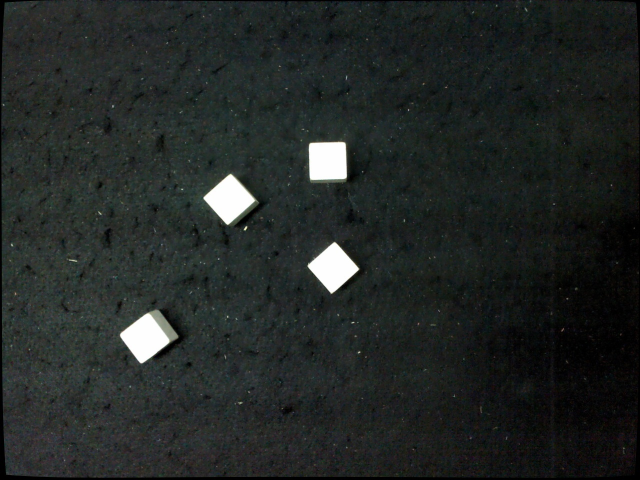
#> input picture RoboticsCourse/src/send_script/images/cv_image1.jpg, 1280 x 960 px, given in place of the camera (shown at 1/2 size)
$ python LaserDetect_backUp_V1.py
#> lines starting #> are read from the running program, lines starting #| are printed output that depends on the picture; after the words box and inside, x2 and y2 are one past the last pixel; in counts of white or black regions, pixels touching at a corner belong together
# Backup
# for camera
import cv2
print(cv2.__version__)
import numpy as np
import time


IsDebug = False


#【創建函式】
def empty(v):
      pass
# [22 lines left out: function setColor, not called in this run]
def filterColor(img, imgHSV, h_min, h_max, s_min, s_max, v_min, v_max):
    #【4.過濾顏色】
    lower = np.array([h_min, s_min, v_min])
    upper = np.array([h_max, s_max, v_max])

    #找到留下之區(imgMask是一個遮罩)
    imgMask = cv2.inRange(imgHSV,lower,upper) #過濾顏色 1st:要過濾的圖片名稱/2nd: 最小值/3rd: 最大值 (2nd,3rd皆用array表示)
    #過濾顏色: 黑: 被過濾掉的顏色，白: 留下來沒被過濾掉顏色的地方區域(留下之區,白)

    #把留下之區套回原圖裁減保留，得到過濾顏色的效果
    imgColorFilt = cv2.bitwise_and(img, img, mask=imgMask)
    #取img和img的交集(1 1 true...)，再套上遮罩，這個遮罩的區域就是imgMask
    return imgColorFilt

# [49 lines left out: function DeterArea, not called in this run]
def DeterLaserArea(img, areaThreshold, x1_bound, y1_bound, x2_bound, y2_bound):

    #【另外複製一張圖片.copy】
    imgContour = img.copy()   #複製img這張圖放到imgContour中
    img = cv2.cvtColor(img, cv2.COLOR_BGR2GRAY) #先弄成灰色比較好找邊

    #【找輪廓(即找出很多輪廓點)】
    #<先找邊緣>
    imgCanny = cv2.Canny(img, 150, 200)  #先找邊緣canny
    #<再找輪廓>:輪廓點儲存在contours變數
    #回傳輪廓點陣列/階層       #找輪廓                  偵測外輪廓        近似方法:no(即保留所有輪廓點)
    contours, hierarchy = cv2.findContours(imgCanny, cv2.RETR_EXTERNAL, cv2.CHAIN_APPROX_NONE) #3rd:近似方法(壓縮水平or垂直輪廓點)

    sumArea=0
    maxArea=0

    M=None
    area=0
    sumArea=0
    maxArea=0
    LaserCenter=[0,0]
    #【找到輪廓(外框)後的應用】印出來/得各輪廓所包面積/邊長/多邊形近似輪廓(回傳近似後多邊形的頂點)
    for cnt in contours: #(用for迴圈跑出所有輪廓點)***(此變數cnt將會一一索引跑過contour這個陣列的點)
        #print(cnt) #>>印出contour內的輪廓點(是文字方式去印)
        #<各種印用>
        cv2.drawContours(imgContour, cnt, -1, (255, 0, 0), 4) #1st:輪廓要畫在的圖imgContour上/2nd:要畫的點/3rd:要畫第幾個輪廓(因為可能會有很多輪廓)(1:都畫)/4th:顏色/5th:粗度(4像素)
        area = cv2.contourArea(cnt)  #取得輪廓(cnt)的面積
        sumArea += area

        if(area > maxArea and area <40) : #夠小才有可能是雷射筆
            maxArea=area
            M = cv2.moments(cnt)
            if M and M["m00"] != 0:  # Ensure M exists and is valid
                cx = int(M["m10"] / M["m00"])
                cy = int(M["m01"] / M["m00"])
                if(x1_bound<cx and cx<x2_bound and y1_bound<cy and cy<y2_bound):
                    LaserCenter[0] = int(M["m10"] / M["m00"])
                    LaserCenter[1] = int(M["m01"] / M["m00"])


            # [12 lines of commented-out code are left out]
    cv2.putText(imgCanny, f"sumArea: {int(sumArea)}", (int(imgCanny.shape[1]/2), int(imgCanny.shape[0]/2)), cv2.FONT_HERSHEY_SIMPLEX,  0.5, (255, 255, 255), 2) # 在輪廓的中心位置添加文字，顯示該輪廓的面積
    cv2.putText(imgContour, f"sumArea: {int(sumArea)}", (int(imgCanny.shape[1]/2), int(imgCanny.shape[0]/2)), cv2.FONT_HERSHEY_SIMPLEX,  0.5, (255, 255, 255), 2) # 在輪廓的中心位置添加文字，顯示該輪廓的面積

    if maxArea>areaThreshold: #用area去過濾噪點雜訊(面積>500才去做下面"判斷形狀"這件事)

        return LaserCenter, imgContour, imgCanny #表示看到紅色大面積了
    else:
        return LaserCenter, imgContour, imgCanny

def DeterBlueBoundingArea(img, areaThreshold):

    #【另外複製一張圖片.copy】
    imgContour = img.copy()   #複製img這張圖放到imgContour中
    img = cv2.cvtColor(img, cv2.COLOR_BGR2GRAY) #先弄成灰色比較好找邊

    #【找輪廓(即找出很多輪廓點)】
    #<先找邊緣>
    imgCanny = cv2.Canny(img, 150, 200)  #先找邊緣canny
    #<再找輪廓>:輪廓點儲存在contours變數
    #回傳輪廓點陣列/階層       #找輪廓                  偵測外輪廓        近似方法:no(即保留所有輪廓點)
    contours, hierarchy = cv2.findContours(imgCanny, cv2.RETR_EXTERNAL, cv2.CHAIN_APPROX_NONE) #3rd:近似方法(壓縮水平or垂直輪廓點)

    sumArea=0
    maxArea=0

    M=None
    area=0
    sumArea=0
    maxArea=0
    LaserCenter=[0,0]
    filtered_contours = []  # To store contours within the area range

    #【找到輪廓(外框)後的應用】印出來/得各輪廓所包面積/邊長/多邊形近似輪廓(回傳近似後多邊形的頂點)
    for cnt in contours: #(用for迴圈跑出所有輪廓點)***(此變數cnt將會一一索引跑過contour這個陣列的點)
        #print(cnt) #>>印出contour內的輪廓點(是文字方式去印)
        #<各種印用>
        cv2.drawContours(imgContour, cnt, -1, (255, 0, 0), 4) #1st:輪廓要畫在的圖imgContour上/2nd:要畫的點/3rd:要畫第幾個輪廓(因為可能會有很多輪廓)(1:都畫)/4th:顏色/5th:粗度(4像素)
        area = cv2.contourArea(cnt)  #取得輪廓(cnt)的面積
        sumArea += area
        if(IsDebug):
            cv2.imshow("imgContourBlue", imgContour)
        cv2.waitKey(1)

        if(area >areaThreshold) : #夠小才有可能是雷射筆
            # maxArea=area
            M = cv2.moments(cnt)
            filtered_contours.append(cnt)

    if filtered_contours:
        all_points = np.vstack(filtered_contours)
        # Get minimum bounding box for filtered contours
        x, y, w, h = cv2.boundingRect(all_points)  # Axis-aligned bounding box
        # Draw bounding boxes on the image
        cv2.rectangle(imgContour, (x, y), (x + w, y + h), (0, 255, 0), 2)  # Draw axis-aligned box
        # peri = cv2.arcLength(cnt, True) #取得每個輪廓(cnt)的邊長，1st: 要畫的輪廓點，2nd: 輪廓是開放(False)or閉合(True)
        # vertices = cv2.approxPolyDP(cnt, peri * 0.02, True) #用多邊形去近似輪廓(會回傳多邊形的頂點"vertices")，1st:要近似的輪廓/2nd:近似值(up->多邊形的邊越多)/3rd:輪廓是否閉合
        # corners = len(vertices) #頂點座標陣列vertices的陣列長度即為"頂點數量"
        return  x, y, x + w, y + h #左上點右下點
    else:
        return  0, 0, img.shape[1], img.shape[0]
    # if M and M["m00"] != 0:  # Ensure M exists and is valid
    #         LaserCenter[0] = int(M["m10"] / M["m00"])
    #         LaserCenter[1] = int(M["m01"] / M["m00"])
    #         # print(f"Centroid: ({cX}, {cY})")
    # # else:
    #     # cX, cY = 0, 0
    # cv2.putText(imgCanny, f"sumArea: {int(sumArea)}", (int(imgCanny.shape[1]/2), int(imgCanny.shape[0]/2)), cv2.FONT_HERSHEY_SIMPLEX,  0.5, (255, 255, 255), 2) # 在輪廓的中心位置添加文字，顯示該輪廓的面積
    # cv2.putText(imgContour, f"sumArea: {int(sumArea)}", (int(imgCanny.shape[1]/2), int(imgCanny.shape[0]/2)), cv2.FONT_HERSHEY_SIMPLEX,  0.5, (255, 255, 255), 2) # 在輪廓的中心位置添加文字，顯示該輪廓的面積

    # if maxArea>areaThreshold: #用area去過濾噪點雜訊(面積>500才去做下面"判斷形狀"這件事)

    #     return LaserCenter, imgContour, imgCanny #表示看到紅色大面積了
    # else:
    #     return LaserCenter, imgContour, imgCanny


#============================ the public function ===================================
def getLaserCoordinate(img2):
    BlueRangeSelectorFlag = True #True
    #[Parameters]
    #The already refined parameters will be setted here, if want to justify a new one, run main
    h_min, h_max, s_min, s_max, v_min, v_max = 63, 99, 35, 124, 159, 255   # for filter 只留下綠色雷射筆色
    h_min_b, h_max_b, s_min_b, s_max_b, v_min_b, v_max_b = 27, 163, 69, 255, 0, 255   # 89, 140, 90, 255, 0, 255) #89, 140, 99, 255, 50, 255   #60, 168, 0, 255, 0, 210)###########################################################################


    # img2 = cv2.resize(img2, (0, 0), fx=0.5, fy=0.5)
    img2HSV = cv2.cvtColor(img2,cv2.COLOR_BGR2HSV)
    img2_filter = filterColor(img2, img2HSV, h_min, h_max, s_min, s_max, v_min, v_max)
    result_image = img2.copy()
    if(IsDebug):
        cv2.imshow('LaserFilterImg', img2_filter)


    if BlueRangeSelectorFlag==True:
        print("ok1")
        # Filter Blue Color To get the Blue Bounding Box
        img2_filter_blue = filterColor(img2, img2HSV, h_min_b, h_max_b, s_min_b, s_max_b, v_min_b, v_max_b)
        x1_bound, y1_bound, x2_bound, y2_bound = DeterBlueBoundingArea(img2_filter_blue, 10)
        result_image = cv2.rectangle(result_image, (x1_bound, y1_bound), (x2_bound, y2_bound), (0, 255, 0), 2)
        if(IsDebug):
            bound_image = cv2.rectangle(img2, (x1_bound, y1_bound), (x2_bound, y2_bound), (0, 255, 0), 2)  # Draw axis-aligned box
            bound_image2 = cv2.rectangle(img2_filter_blue, (x1_bound, y1_bound), (x2_bound, y2_bound), (0, 255, 0), 2)  # Draw axis-aligned box


            cv2.imshow('Blue bound_image ', bound_image)
            cv2.imshow('Blue bound_image2 ', bound_image2)
    else:
        print("ok2")
        x1_bound = 0
        y1_bound = 0
        x2_bound = img2_filter.shape[1]
        y2_bound = img2_filter.shape[0]

    # DetectRed, img2Contour, img2Canny = DeterArea(img2_filter, 2000) #areaThreshold

    LaserCenter, img2Contour, img2Canny = DeterLaserArea(img2_filter, 0, x1_bound, y1_bound, x2_bound, y2_bound) #2000#areaThreshold不太好
    # LaserCenter, img2Contour, img2Canny = DeterLaserArea(img2_filter, 0, 0, 0, img2_filter.shape[1], img2_filter.shape[0])
    # Draw the center point
    if(IsDebug):
        cv2.imshow('img2Contour', img2Contour)
        cv2.imshow('img2Canny', img2Canny)

    result_image = cv2.circle(result_image, LaserCenter, 5, (0, 255, 255), -1)  # Yellow dot at the center
    result_image = cv2.putText(result_image, f"({LaserCenter[0]}, {LaserCenter[1]})", (LaserCenter[0]-50, LaserCenter[1]), cv2.FONT_HERSHEY_SIMPLEX, 0.3, (0,255,255), 1, cv2.LINE_AA)

    # cv2.putText(imgContour, f"{int(maxArea)}", (cX, cY), cv2.FONT_HERSHEY_SIMPLEX,  0.5, (255, 255, 255), 2) # 在輪廓的中心位置添加文字，顯示該輪廓的面積

    # cv2.imshow('OriginalImg', result_image)
    return LaserCenter, result_image


#==================== using the   function above (main example) ====================
if __name__ == '__main__':
    print("Laser Detect Starts")
    #======================= setup camera ======================
    cap=cv2.VideoCapture(1) #1
    try:
        while True:
            # ================= Camera ===============================
            ret2, img = cap.read()
#> img is the input picture: shape (960, 1280, 3); mean B, G, R 37.8, 39.6, 34.8
            img2 = img.copy()
            img2 = cv2.resize(img2, (0, 0), fx=0.5, fy=0.5)
            if not ret2:
                print("Error: Could not read frame from camera")
                break  # Exit the loop if camera is not functioning correctly

            LaserCenter, result_image = getLaserCoordinate(img2) #2000#areaThreshold不太好
#> in filterColor, `imgMask = cv2.inRange(imgHSV,lower,upper)`:
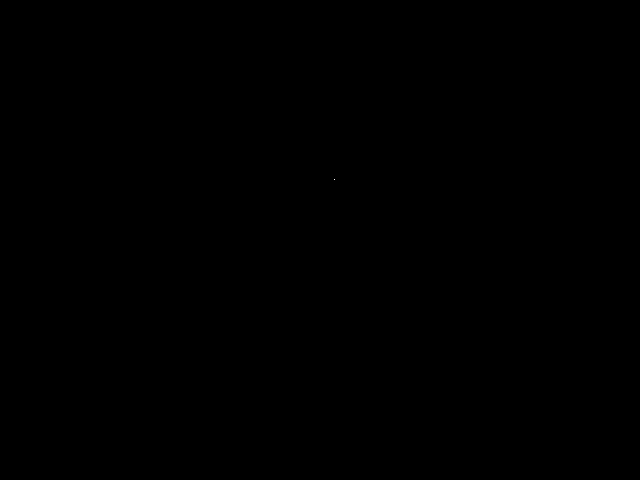
#> imgMask: shape (480, 640); 0% white in thin lines or dots, all inside (x1, y1, x2, y2) = (334, 179, 335, 180)
#> call 2 of filterColor, with h_min = 27, h_max = 163, s_min = 69, s_max = 255, v_min = 0, v_max = 255
#> in filterColor (call 2), `imgMask = cv2.inRange(imgHSV,lower,upper)`:
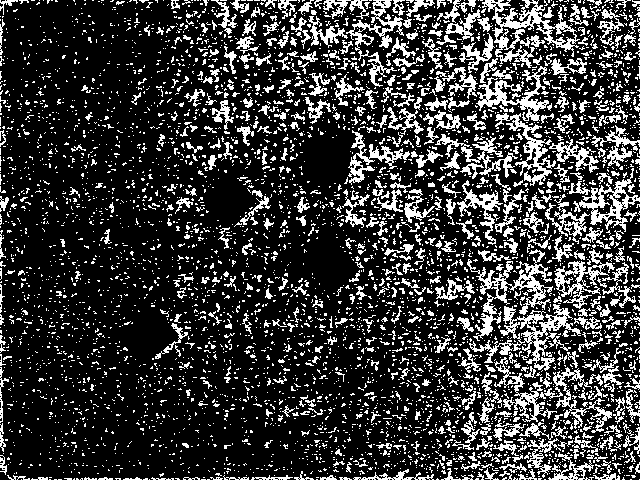
#> imgMask: shape (480, 640); 22% white in thin lines or dots
#> in filterColor (call 2), `imgColorFilt = cv2.bitwise_and(img, img, mask=imgMask)`:
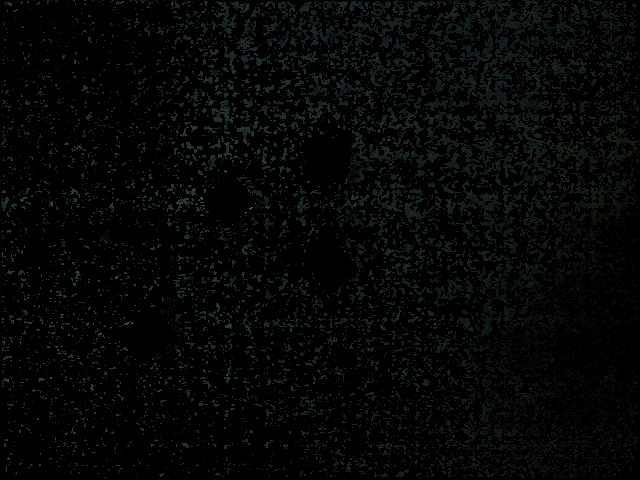
#> imgColorFilt: shape (480, 640, 3); mean B, G, R 5.7, 6.1, 4.3
#> in DeterBlueBoundingArea, `imgCanny = cv2.Canny(img, 150, 200)`:
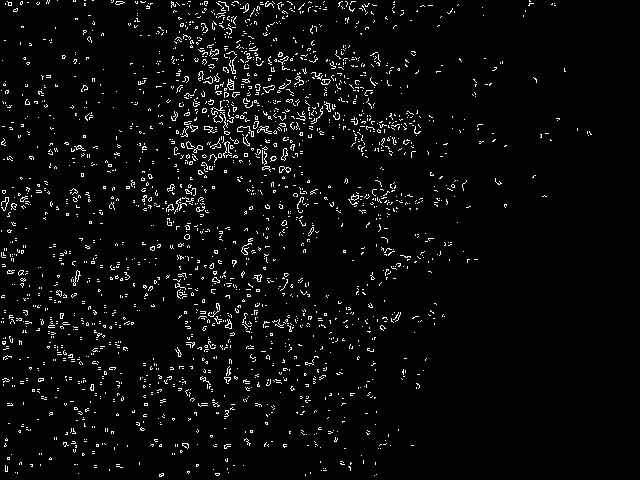
#> imgCanny: shape (480, 640); 3.8% white in thin lines or dots
#> in DeterBlueBoundingArea, `contours, hierarchy = cv2.findContours(imgCanny, cv2.RETR_EXTERNAL, cv..`: contours = 2254 contours, 2240 with area under 20; largest, box (x1, y1, x2, y2) and area: (227, 79, 234, 90) 41, (263, 85, 275, 93) 40, (279, 166, 291, 173) 38, (281, 148, 288, 161) 38, (225, 319, 232, 329) 28
#> the loop in DeterBlueBoundingArea, `for cnt in contours:` made 2254 passes
#> (area, sumArea) on passes 80, 607, 825: (20.5, 75), (28, 406), (21.5, 608.5)
#> after the loop in DeterBlueBoundingArea, `for cnt in contours:`:
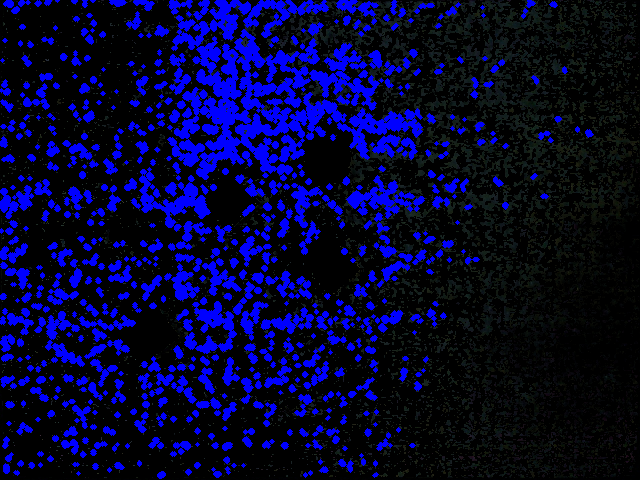
#> imgContour: shape (480, 640, 3); 19.01% of pixels changed, all inside (x1, y1, x2, y2) = (0, 0, 594, 479)
#> after the loop in DeterBlueBoundingArea, `for cnt in contours:`: filtered_contours = 48 contours, 34 with area under 20; largest, box (x1, y1, x2, y2) and area: (227, 79, 234, 90) 41, (263, 85, 275, 93) 40, (279, 166, 291, 173) 38, (281, 148, 288, 161) 38, (225, 319, 232, 329) 28; sumArea = 2377
#> in DeterBlueBoundingArea, `all_points = np.vstack(filtered_contours)`: all_points = contour of 1096 points, box (x1, y1, x2, y2) (7, 1, 359, 449), area 18062
#> in DeterBlueBoundingArea, `x, y, w, h = cv2.boundingRect(all_points)`: x = 7; y = 1; w = 352; h = 448
#> in DeterBlueBoundingArea, `cv2.rectangle(imgContour, (x, y), (x + w, y + h), (0, 255, 0), 2)`:
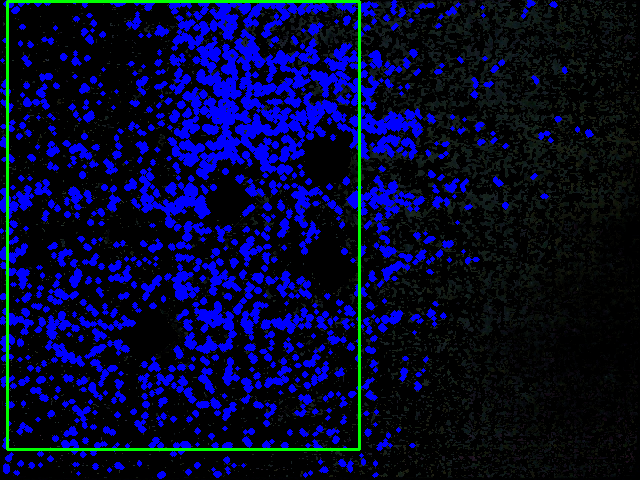
#> imgContour: shape (480, 640, 3); 1.56% of pixels changed, all inside (x1, y1, x2, y2) = (6, 0, 361, 451)
#> in getLaserCoordinate, `x1_bound, y1_bound, x2_bound, y2_bound = DeterBlueBoundingArea(img2_fi..`: x1_bound = 7; y1_bound = 1; x2_bound = 359; y2_bound = 449
#> in getLaserCoordinate, `result_image = cv2.rectangle(result_image, (x1_bound, y1_bound), (x2_b..`:
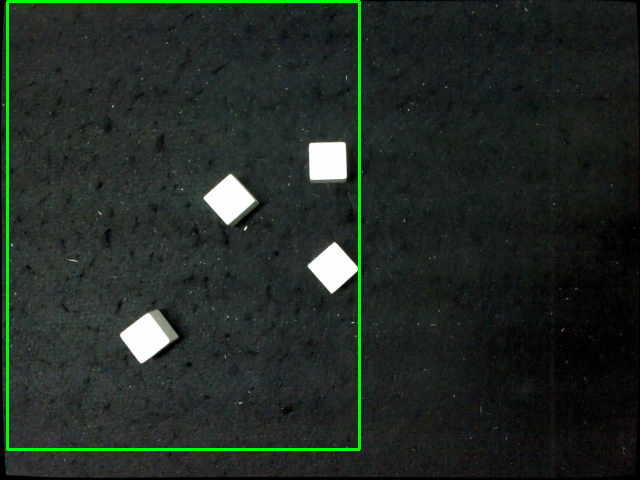
#> result_image: shape (480, 640, 3); mean B, G, R 37.3, 43.1, 34.4
#> (the rest of the program and of its run is left out)
